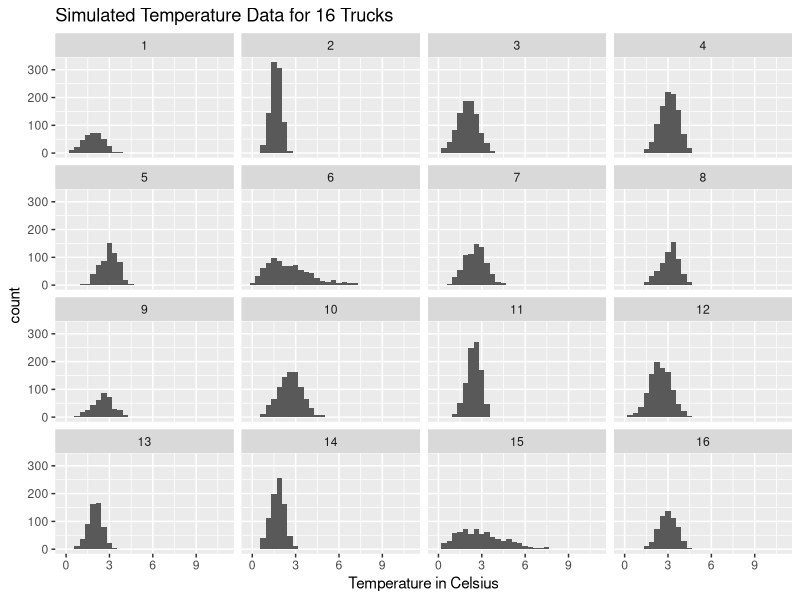
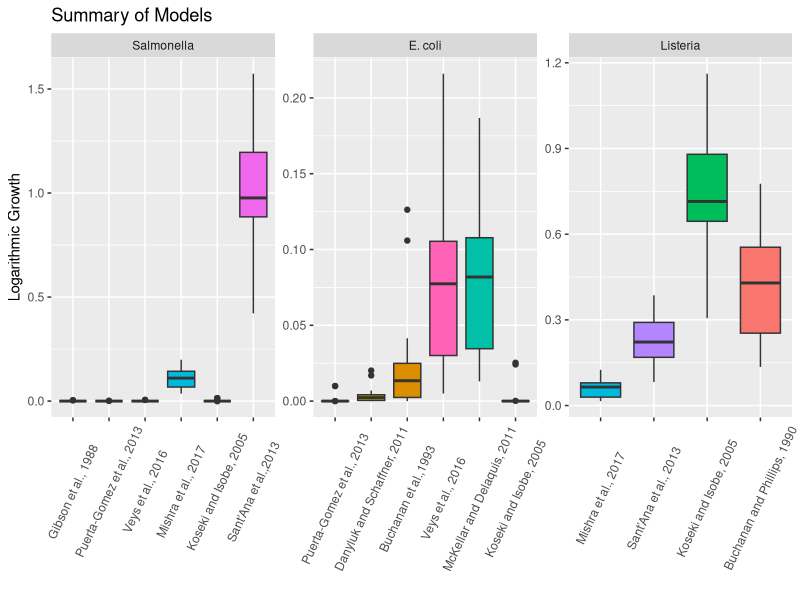
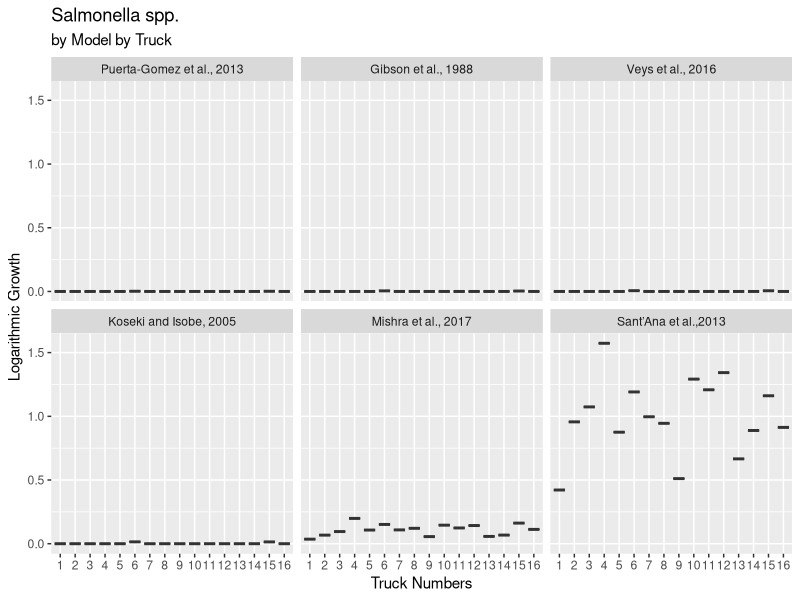
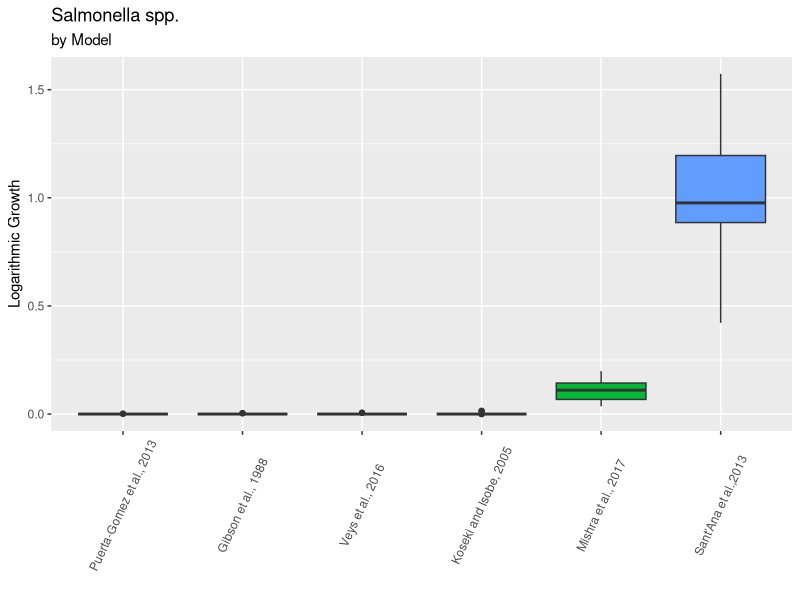
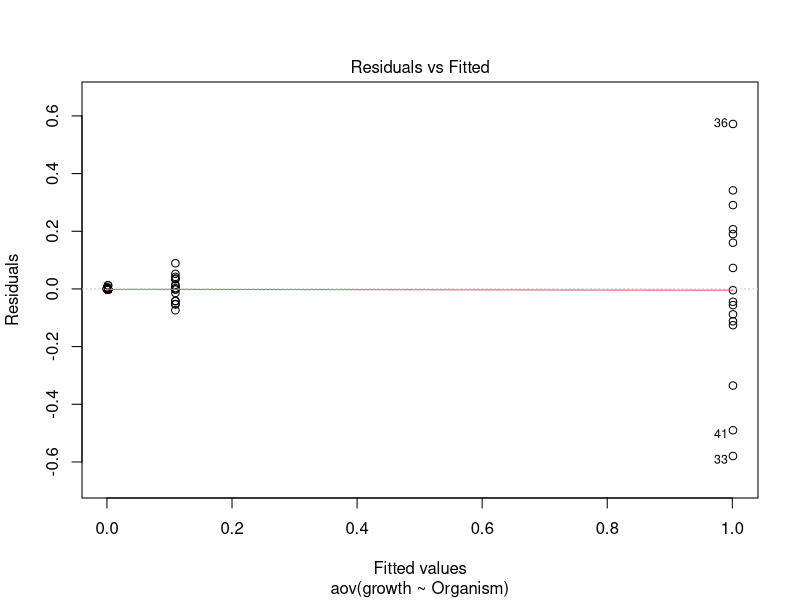
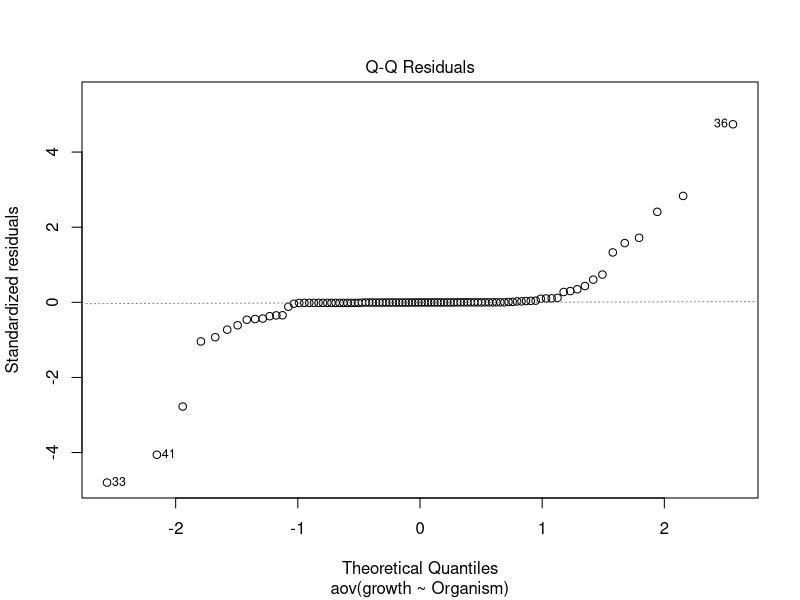
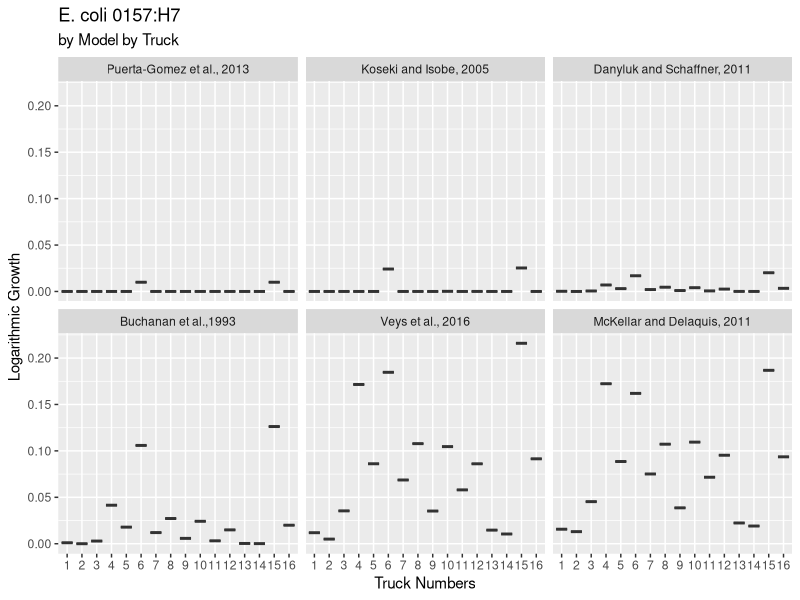
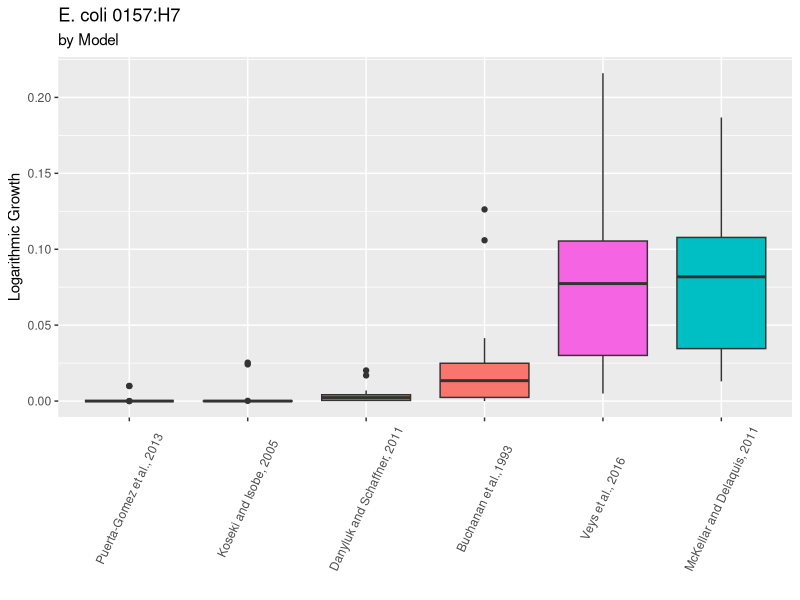

Generate these figures, in order, with R:
## ---- chunk 1
# Load the tidyverse to get readr, dplyr, ggplot2, and magittr
library(tidyverse)
# Load rstatix for statistical tests
library(rstatix)

# Note: library(knitr) is optional. Uncomment the lines that use knitr to present formatted results

options(tinytex.verbose = TRUE)
## ---- chunk 2
print(paste("TidyVerse package version", packageVersion("tidyverse"), sep = " "))

print(paste("rstatix statistical package version", packageVersion("rstatix"), sep = " "))
## ---- chunk 3
# From Table 6 in Brown et al. 2016,
# temps = c(2.30, 2.23, 2.78, 1.91, 2.46, 2.41, 1.08, 1.58, 0.79, 
#           2.19, 2.68, 2.92)

# From Table 2, I can make some very rough estimates of the statistics and use that information to simulate some data. Five truck routes had temps > 5C less than 1% of the time. Rarely did truck have a negative temperature. I will estimate using a Weibull distribution, despite that Weibull cannot be <0.

# Set a seed so that the data is reproducable
set.seed(123)
# Define a range of values for the shape and scale parameters of the Weibull
shape = round(runif(16, min=1.5, max = 6),digits = 4)
scale = round(runif(16, min=1.7, max=3.4),digits = 4)

# Duration of Trips from Table 5
hours <- c(31.17, 77.25, 76.58, 83.92, 47.92, 69.0, 60.92, 49.83)
# There were 16 trucks but only 8 times listed. So I double the vector
hours <- c(hours, hours)
# For each "probe"
n <- round(12.0*hours) # every 5 minutes is 12 per hour

# Since all probe readings are combined anyway, 
#  just multiply n by the number of probes.
# I do not know how many have 24 and how many 30 probes.
# Randomly assign 50%-50%
# probes <- if_else(runif(16, 0, 1) < 0.5, 24, 30)
# n <- n * probes 
# Adding these additional observations for every probe does not alter results.
# Therefore I am using just a set of observations "per truck"

# Generate 16 Weibull distributions
trucks <- list(n, shape, scale) %>% 
  pmap(rweibull)

# Identify each of the 16 trucks
names(trucks) <- paste(1:16, "_", sep="")

rm(hours, n, shape, scale)

## ---- chunk 4
# Clean up the simulated data
transit <- trucks %>% 
  unlist() %>% as.data.frame() %>%
  rename(temp_c = ".") %>% 
  rownames_to_column("truck_name") %>% 
  separate(truck_name, c("truck_number", "minutes")) %>% 
  mutate(truck_number = as.numeric(truck_number),
         minutes = strtoi(minutes) * 5,
         temp_c = round(temp_c, digits = 4)) %>% 
  # Since all probe readings are combined anyway, do not bother specifying which probe
  bind_cols(probe_number = 1)

rm(trucks)
## ---- chunk 5
transit %>% str(.)
## ---- chunk 6

transit %>%
  group_by(truck_number) %>% 
  summarise(Minimum = round(min(temp_c, na.rm = TRUE),2),
         Maximum = round(max(temp_c, na.rm = TRUE),2),
         Mean = round(mean(temp_c, na.rm = TRUE),2),
         Standard_Deviation = round(sd(temp_c, na.rm = TRUE),2),
         Median = round(median(temp_c, na.rm = TRUE),2),
         Minutes = max(minutes, na.rm = TRUE),
         Observations = format(n(), big.mark = ",")) %>%
  select(truck_number, Minimum, Maximum, Mean,
         Standard_Deviation, Median, Minutes, Observations) %>% 
  rename(Truck_Number = truck_number)

## ---- chunk 7
transit %>% 
  ggplot(aes(x = temp_c)) +
  geom_histogram(bins = 30) +
  labs(title = "Simulated Temperature Data for 16 Trucks",
       x = "Temperature in Celsius") +
  facet_wrap(~truck_number)
## ---- chunk 8

metrics <- read_csv("table3.csv", show_col_types = FALSE) %>% 
  # standardize the metrics a bit (the remaining are standardized in logCFU())
  # hourly or daily
  mutate(b = if_else(grepl('h', Units, fixed = TRUE), b, b / sqrt(24.0))) %>%
         # square root or not 
  mutate(b = if_else(grepl('√', Units, fixed = TRUE), b, sqrt(b)),
         logarithm = if_else(grepl('Ln', Units, fixed = TRUE), FALSE, TRUE),
         Source = str_remove_all(Source, "[()]"),
         Organism = paste(Organism, Source, sep = "\n"))

## ---- chunk 9
# Compute the growth in log(CFU/time)
logCFU <- function(x){
  organism = x[1]
  b = as.numeric(x[2])
  T0 = as.numeric(x[3])
  source = x[4]
  logarithm = as.logical(x[5]) # Indicator for common or natural logarithm

  # Convert any natural logariths (i.e. ln) to common logs (i.e. base 10)
  b1 = if_else(logarithm, b, b/sqrt(log(10)))
  
  growth <- transit %>%
    select(truck_number, probe_number, minutes, temp_c) %>%
    group_by(truck_number, probe_number) %>%
    # If the temperature is below T0, set the difference to zero
    mutate(TdiffT0 = if_else(temp_c < T0, 0, temp_c - T0)) %>%
    mutate(Organism = organism, # The organism
           Source = source,     # The source reference and organism
           # Compute the Ratkowsky et al. equation
           growth = ((TdiffT0^2L) * (b1^2L)) * (5.0 / 60.0)
           )
  return(growth %>%
    group_by(Organism, Source, truck_number, probe_number) %>%
    # Return the total growth per probe_number
    summarise(growth = sum(growth), 
              .groups = "keep") %>% 
    add_column(b = b1, T0 = T0))
}

## ---- chunk 10

growth <- apply(metrics[,c(1,3,4,7,8)], 1, logCFU)
# Result is a list

# Convert the list by combining each element into a Tibble 
#   and add an id number 
growth <- bind_rows(growth, .id = "metric_number")

## ---- chunk 11
# jpeg("Models.jpg")
growth %>%
  mutate(Organism = if_else(str_starts(Organism, "S"), "Salmonella", Organism),
         Organism = if_else(str_starts(Organism, "E"), "E. coli", Organism),
         Organism = if_else(str_starts(Organism, "L"), "Listeria", Organism)) %>%
  ggplot(aes(x=fct_reorder(Source, growth, mean),
             y=growth, fill = Source)) +
  geom_boxplot() +
  labs(title = "Summary of Models",
       x = "",
       y = "Logarithmic Growth") +
  theme(legend.position="none",
        axis.text.x = element_text(angle = 65, vjust = 0.5, hjust=0.5)) +
  facet_wrap(~fct_relevel(Organism, "Salmonella", "E. coli"), scales = "free")
# dev.off()

## ---- chunk 12
# Salmonella
# jpeg("Salmonella.jpg")
growth %>%
  filter(str_starts(Organism, "S")) %>% 
  ggplot(aes(x=factor(truck_number),
             y=growth, fill = truck_number)) +
  geom_boxplot() +
  labs(title = "Salmonella spp.",
       subtitle = "by Model by Truck",
       x = "Truck Numbers",
       y = "Logarithmic Growth") +
  scale_fill_gradient2(low = "blue", mid = "yellow", high = "red",
                         midpoint = 8) +
  theme(legend.position="none") +
  facet_wrap(~ reorder(Source, growth, mean , na.rm=TRUE))

# dev.off()


## ---- chunk 13
# Salmonella
# jpeg("SalmonellaModels.jpg")

growth %>%
  filter(str_starts(Organism, "S")) %>% 
  ggplot(aes(x=reorder(Source, growth, mean , na.rm=TRUE), 
             y=growth, fill = Source)) +
  geom_boxplot() +
  labs(title = "Salmonella spp.",
       subtitle = "by Model",
       x = "",
       y = "Logarithmic Growth") +
  theme(legend.position="none",
        axis.text.x = element_text(angle = 65, vjust = 0.5, hjust=0.5))
# dev.off()


## ---- chunk 14
growth %>% 
  filter(str_starts(Organism, "S")) %>% 
  mutate(Model = factor(Source),
         realgrowth = 10^growth) %>% 
  group_by(Model) %>% # by model, truck, probe
  summarise(growth = mean(realgrowth, na.rm = TRUE),
            maxgrowth = max(realgrowth, na.rm = TRUE),
            b = max(b, na.rm = TRUE),
            T0 = max(T0, na.rm = TRUE),
            .groups = "keep") %>% # by model, truck
  mutate(Mean_growth = log10(growth),
         Maximum_growth = log10(maxgrowth)) %>%
  select(Model, b, T0, Mean_growth, Maximum_growth) %>% 
  arrange(Mean_growth)
  # knitr::kable(format = "pipe")
  
## ---- chunk 15

res <-
growth %>%
  filter(str_starts(Organism, "S")) %>% 
  mutate(Organism = factor(Organism)) %>% 
  aov(growth ~ Organism, data = .)

plot(res,1)

plot(res,2)
       
# Extract the residuals
aov_residuals <- residuals(object = res)
# Run Shapiro-Wilk test
shapiro.test(x = aov_residuals )

rm(res,aov_residuals)
## ---- chunk 16
# Friedman Test - non parametric, repeated measures, one-way Analysis of variance
growth %>% 
  filter(str_starts(Organism, "S")) %>% 
  group_by(Source) %>% 
  mutate(probe = paste(truck_number, "_", probe_number, sep = "")) %>% 
  ungroup() %>% 
  friedman_test(growth ~ Source | probe)

## ---- chunk 17
growth %>%
  filter(str_starts(Organism, "S")) %>% 
  ungroup() %>% 
  wilcox_test(growth ~ Source, paired = TRUE, p.adjust.method = "bonferroni") %>% 
  select(group1, group2, p.adj, p.adj.signif)

## ---- chunk 18

growth %>% 
  filter(str_starts(Organism, "S")) %>% 
  group_by(Source) %>% 
  mutate(probe = paste(truck_number, "_", probe_number, sep = "")) %>% 
  ungroup() %>% 
  friedman_effsize(growth ~ Source | probe)

## ---- chunk 19
# jpeg("E_coli.jpg")
growth %>%
  filter(str_starts(Organism, "E")) %>% 
  mutate(realgrowth = 10^growth) %>% 
  ggplot(aes(x=factor(truck_number), y=growth, fill = truck_number)) +
  geom_boxplot() +
  labs(title = "E. coli 0157:H7",
       subtitle = "by Model by Truck",
       x = "Truck Numbers",
       y = "Logarithmic Growth") +
  scale_fill_gradient2(low = "blue", mid = "yellow", high = "red",
                         midpoint = 8) +
  theme(legend.position="none") +
  facet_wrap(~ reorder(Source, realgrowth, mean , na.rm=TRUE))

# dev.off()

## ---- chunk 20
# jpeg("EcoliModel.jpg")

growth %>%
  filter(str_starts(Organism, "E")) %>% 
  mutate(realgrowth = 10^growth) %>% 
  ggplot(aes(x=reorder(Source, realgrowth, mean , na.rm=TRUE), 
             y=growth, fill = Source)) +
  geom_boxplot() +
  labs(title = "E. coli 0157:H7",
       subtitle = "by Model",
       x = "",
       y = "Logarithmic Growth") +
  theme(legend.position="none",
        axis.text.x = element_text(angle = 65, vjust = 0.5, hjust=0.5))
# dev.off()


## ---- chunk 21
growth %>%
  filter(str_starts(Organism, "E")) %>% 
  mutate(Model = factor(Source),
         truck_number= factor(truck_number),
         realgrowth = 10^growth) %>% 
  group_by(Model) %>% # by model, truck, probe
  summarise(growth = mean(realgrowth, na.rm = TRUE),
            maxgrowth = max(realgrowth, na.rm = TRUE),
            b = max(b, na.rm = TRUE),
            T0 = max(T0, na.rm = TRUE),            
            .groups = "keep") %>%  # by model, truck
  mutate(Mean_growth = log10(growth),
         Maximum_growth = log10(maxgrowth)) %>%
  select(Model, b, T0, Mean_growth, Maximum_growth) %>% 
  arrange(Mean_growth)
  # knitr::kable(format = "pipe")
## ---- chunk 22

res <- growth %>%
  filter(str_starts(Organism, "E")) %>% 
  aov(growth ~ Source, data = .)

plot(res,1)

plot(res,2)
       
# Extract the residuals
aov_residuals <- residuals(object = res)
# Run Shapiro-Wilk test
shapiro.test(x = aov_residuals )

rm(res,aov_residuals)
## ---- chunk 23
# Friedman Test - non parametric, repeated measures, one-way Analysis of variance

growth %>% 
  filter(str_starts(Organism, "E")) %>% 
  group_by(Source) %>% 
  mutate(probe = paste(truck_number, "_", probe_number, sep = "")) %>% 
  ungroup() %>% 
  friedman_test(growth ~ Source | probe)

## ---- chunk 24
growth %>%
  filter(str_starts(Organism, "E")) %>% 
  ungroup() %>% 
  wilcox_test(growth ~ Source, paired = TRUE, p.adjust.method = "bonferroni") %>% 
  select(group1, group2, p.adj, p.adj.signif)
  # knitr::kable(format = "pipe")
## ---- chunk 25

growth %>% 
  filter(str_starts(Organism, "E")) %>%
  group_by(Source) %>% #summarise(n = n())
  mutate(probe = paste(truck_number, "_", probe_number, sep = "")) %>% 
  ungroup() %>% 
  friedman_effsize(growth ~ Source | probe)

## ---- chunk 26
# jpeg("Listeria.jpg")
growth %>%
  filter(str_starts(Organism, "L")) %>% 
  ggplot(aes(x=factor(truck_number), y=growth, fill = truck_number)) +
  geom_boxplot() +
  labs(title = "Listeria monocytogenes",
       subtitle = "by Model by Truck",
       x = "Truck Numbers",
       y = "Logarithmic Growth") +
  scale_fill_gradient2(low = "blue", mid = "yellow", high = "red",
                         midpoint = 8) +
  theme(legend.position="none") +
  facet_wrap(~ reorder(Source, growth, mean , na.rm=TRUE))

# dev.off()


## ---- chunk 27
# jpeg("ListeriaModel.jpg")

growth %>%
  filter(str_starts(Organism, "L")) %>% 
  ggplot(aes(x=reorder(Source, growth, mean , na.rm=TRUE), 
             y=growth, fill = Source)) +
  geom_boxplot() +
  labs(title = "L. monocytogenes",
       subtitle = "by Model",
       x = "",
       y = "Logarithmic Growth") +
  theme(legend.position="none",
        axis.text.x = element_text(angle = 65, vjust = 0.5, hjust=0.5))
# dev.off()


## ---- chunk 28
growth %>%
  filter(str_starts(Organism, "L")) %>% 
  mutate(Model = factor(Source),
         realgrowth = 10^growth) %>% 
  group_by(Model) %>% # by model, truck, probe
  summarise(growth = mean(realgrowth, na.rm = TRUE),
            maxgrowth = max(realgrowth, na.rm = TRUE),
            b = max(b, na.rm = TRUE),
            T0 = max(T0, na.rm = TRUE),
            .groups = "keep") %>%  # by model, truck
  mutate(Mean_growth = log10(growth),
         Maximum_growth = log10(maxgrowth)) %>%
  select(Model, b, T0, Mean_growth, Maximum_growth) %>% 
  arrange(Mean_growth)
  # knitr::kable(format = "pipe")
## ---- chunk 29

res <- growth %>%
  filter(str_starts(Organism, "L")) %>% 
  aov(growth ~ Source, data = .)

plot(res,1)

plot(res,2)
       
# Extract the residuals
aov_residuals <- residuals(object = res)
# Run Shapiro-Wilk test
shapiro.test(x = aov_residuals )

rm(res,aov_residuals)
## ---- chunk 30
# Friedman Test - non parametric, repeated measures, one-way Analysis of variance

growth %>% 
  filter(str_starts(Organism, "L")) %>% 
  group_by(Source) %>% 
  mutate(probe = paste(truck_number, "_", probe_number, sep = "")) %>% 
  ungroup() %>% 
  friedman_test(growth ~ Source | probe)

## ---- chunk 31
growth %>%
  filter(str_starts(Organism, "L")) %>% 
  ungroup() %>% 
  wilcox_test(growth ~ Source, paired = TRUE, p.adjust.method = "bonferroni") %>% 
  select(group1, group2, p.adj, p.adj.signif)
  # knitr::kable(format = "pipe")
## ---- chunk 32

growth %>% 
  filter(str_starts(Organism, "L")) %>% 
  group_by(Source) %>% 
  mutate(probe = paste(truck_number, "_", probe_number, sep = "")) %>% 
  ungroup() %>% 
  friedman_effsize(growth ~ Source | probe)

## ---- chunk 33
metrics <- read_csv("table3.csv", show_col_types = FALSE) %>% 
  mutate(b = formatC(b),
         T0 = formatC(T0))

metrics %>%
  select(Organism, b, Units, T0, Source) %>% #Substrate
  mutate(Source = str_remove_all(Source, "[()]")) %>% 
  knitr::kable(., caption = "Models", align = "l") %>% #, digits = 2
  kableExtra::column_spec(1, italic = TRUE) %>% 
  kableExtra::kable_styling()
